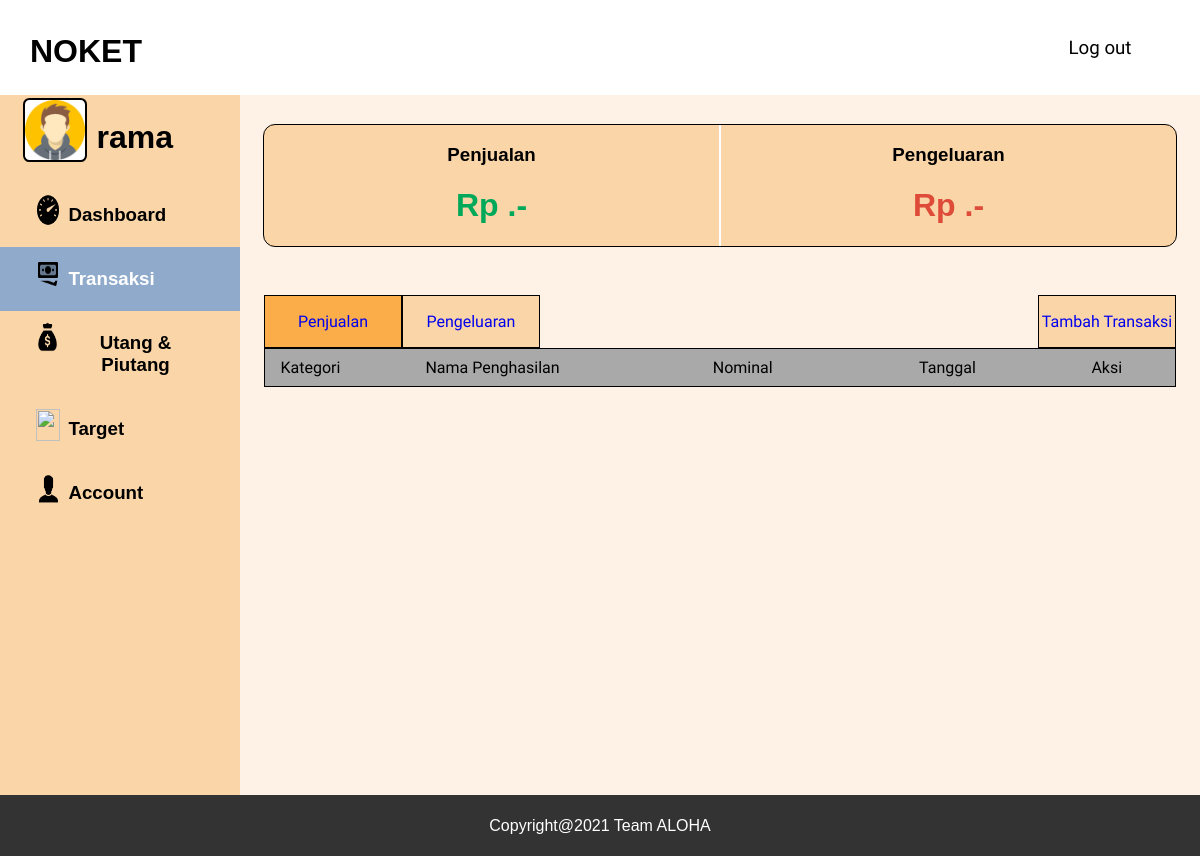
The page /penjualan.php (signed in) on the database as committed earlier.
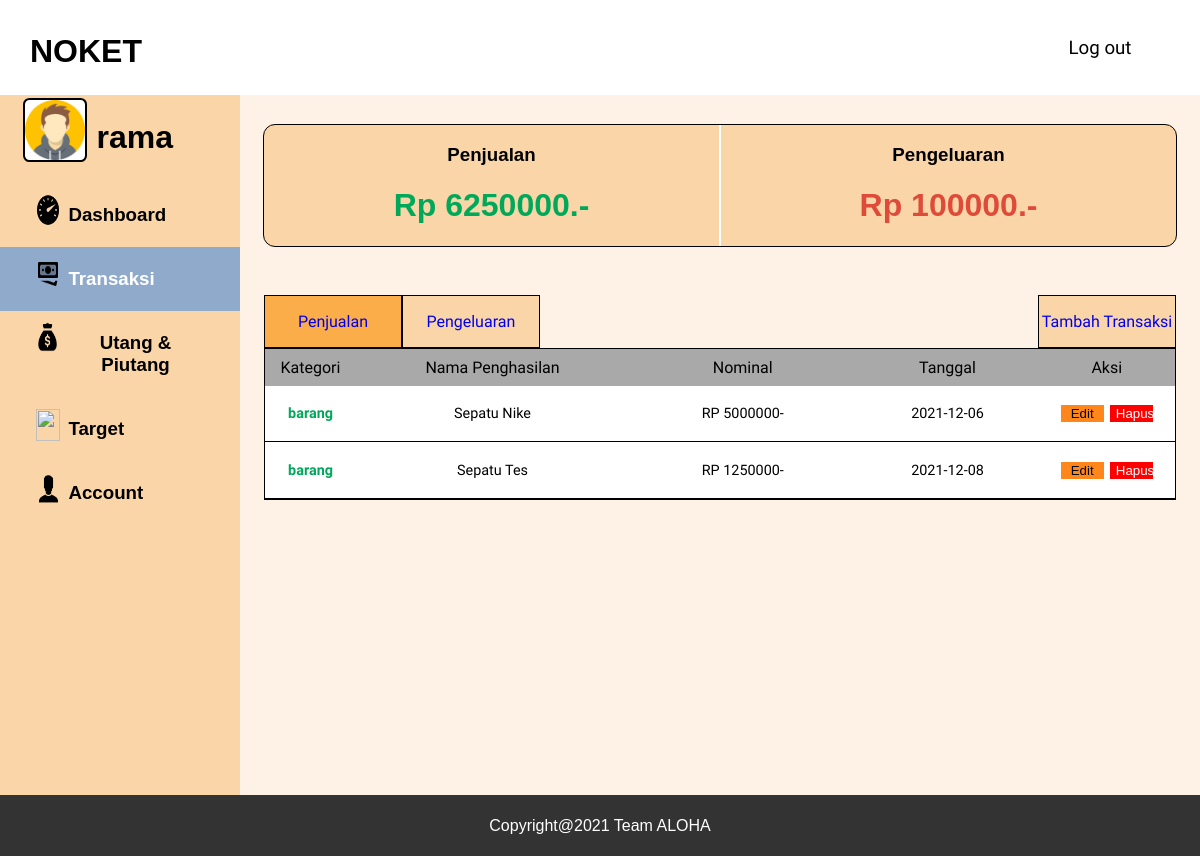
The same page on the database as committed later.
### tables this page shows
CREATE TABLE `catatankeuangan` (
  `id` int(255) NOT NULL,
  `jumlah` int(255) NOT NULL,
  `tanggal` date NOT NULL,
  `keterangan` varchar(255) NOT NULL,
  `id_pengguna` int(255) NOT NULL,
  `id_subkategori` int(255) NOT NULL
);

CREATE TABLE `subkategori` (
  `id` int(255) NOT NULL,
  `nama` varchar(255) NOT NULL,
  `id_kategori` int(255) NOT NULL
);

### penjualan.php (the view, shortened to what the changed rows need)
<?php
    include 'php/koneksi.php';
    $sql = "SELECT * FROM pengguna WHERE username = '$_SESSION[username]'" ;
    $result = mysqli_query($conn, $sql);
    $row = mysqli_fetch_assoc($result);
    $sql2 = "SELECT ck.id AS id, sk.nama, ck.keterangan , ck.jumlah, ck.tanggal FROM catatankeuangan ck INNER JOIN subkategori sk ON ck.id_subkategori = sk.id INNER JOIN kategoricatatan kc ON sk.id_kategori = kc.id WHERE ck.id_pengguna = '$_SESSION[id]' AND sk.id_kategori = 1;" ;
    $result2 = mysqli_query($conn, $sql2);
    $sql3 = "SELECT SUM(ck.jumlah) AS jumlah FROM catatankeuangan ck INNER JOIN subkategori sk ON ck.id_subkategori = sk.id WHERE sk.id_kategori = 1;";
    $result3 = mysqli_query($conn, $sql3);
    $row3 = mysqli_fetch_assoc($result3);
    $sql4 = "SELECT SUM(ck.jumlah) AS jumlah FROM catatankeuangan ck INNER JOIN subkategori sk ON ck.id_subkategori = sk.id WHERE sk.id_kategori = 2;";
    $result4 = mysqli_query($conn, $sql4);
    $row4 = mysqli_fetch_assoc($result4);
?>
<html>
    <head>
        <link rel="stylesheet" href="css/penjualan.css">
    </head>
    <body>
    <div id="page">
        <div class = "navbar">
            <div class="navbarLogo">
                <h1>NOKET<h1>
            </div>
        </div>
        <div id="isi-page">
            <div id="sidebar">
                <div class="sidebar-item-profile">
                    <div id="sidebar-image-container">
                        <h1><?php echo $row['username'];?></h1>
                    </div>
                </div>
            </div>
            <div id="content-card">
            <div id="info-header">
                    <div id="info-header-kiri">
                        <div class="info-header-isi">
                            <h1 style="color: 00A85A;">Rp <?php echo $row3['jumlah'] ;?>.-</h1>
                        </div>
                    </div>
                    <div id="info-header-kanan">
                        <div class="info-header-isi">
                            <h1 style="color: DE4B39;">Rp <?php echo $row4['jumlah'] ;?>.-</h1>
                        </div>
                    </div>
                </div>
                <div id="table-wrapper">
                    <div id="table-scroll">
                        <table id="myTable" cellspacing="0">
                            <thead>
                                <tr>
                                    <th style="width: 10%;">
                                        <p>
                                            Kategori
                                        </p>
                                    </th>
                                    <th style="width: 30%;">
                                        <p>
                                            Nama Penghasilan
                                        </p>
                                    </th>
                                    <th style="width: 25%;" onclick="sortTable(0)">
                                        <p>
                                            Nominal
                                        </p>
                                    </th>
                                    <th style="width: 20%;" onclick="sortTable(1)">
                                        <p>
                                            Tanggal
                                        </p>
                                    </th>
                                    <th style="width: 20%;">
                                        <p>
                                            Aksi
                                        </p>
                                    </th>
                                </tr>
                            </thead>
                            <tbody>
                            <?php
                                while($row2 = mysqli_fetch_assoc($result2)) {
                                    echo "<tr>
                                        <td><p id='table-kategori-pengeluaran' style='font-weight:bold;'>".$row2['nama']."</p></td>
                                        <td><p>".$row2['keterangan']."</p></td>
                                        <td><p>RP ".$row2['jumlah']."-</p></td>
                                        <td><p>".$row2['tanggal']."</p></td>
                                        <td>
                                        <a href='edit-transaksi-penjualan.php?id=".$row2['id']."'><button id='tombol-aksi-edit' name='bEdit'>Edit</button></a>
                                        <a href='php/hapus-transaksi.php?id=".$row2['id']."'><button id='tombol-aksi-hapus' name='bHapus'>Hapus</button></a>
                                        </td>
                                    </tr>";
                                }
                                ?>
                            </tbody>
                        </table>
                    </div>
                </div>
            </div>
        </div>
    </div>
    </body>
</html>

Rows that differ between the two databases and show on the page:
added catatankeuangan: id_subkategori.nama "barang", keterangan "Sepatu Nike", jumlah "5000000", tanggal "2021-12-06"
added catatankeuangan: id_subkategori.nama "barang", keterangan "Sepatu Tes", jumlah "1250000", tanggal "2021-12-08"
Other text that changed with them:
$row3['jumlah']: (not shown) → "6250000"
$row4['jumlah']: (not shown) → "100000"
